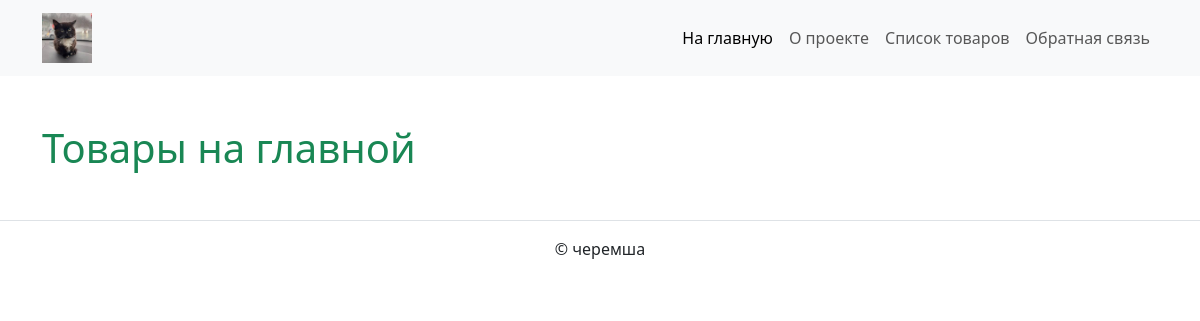
The app's page /, older data.
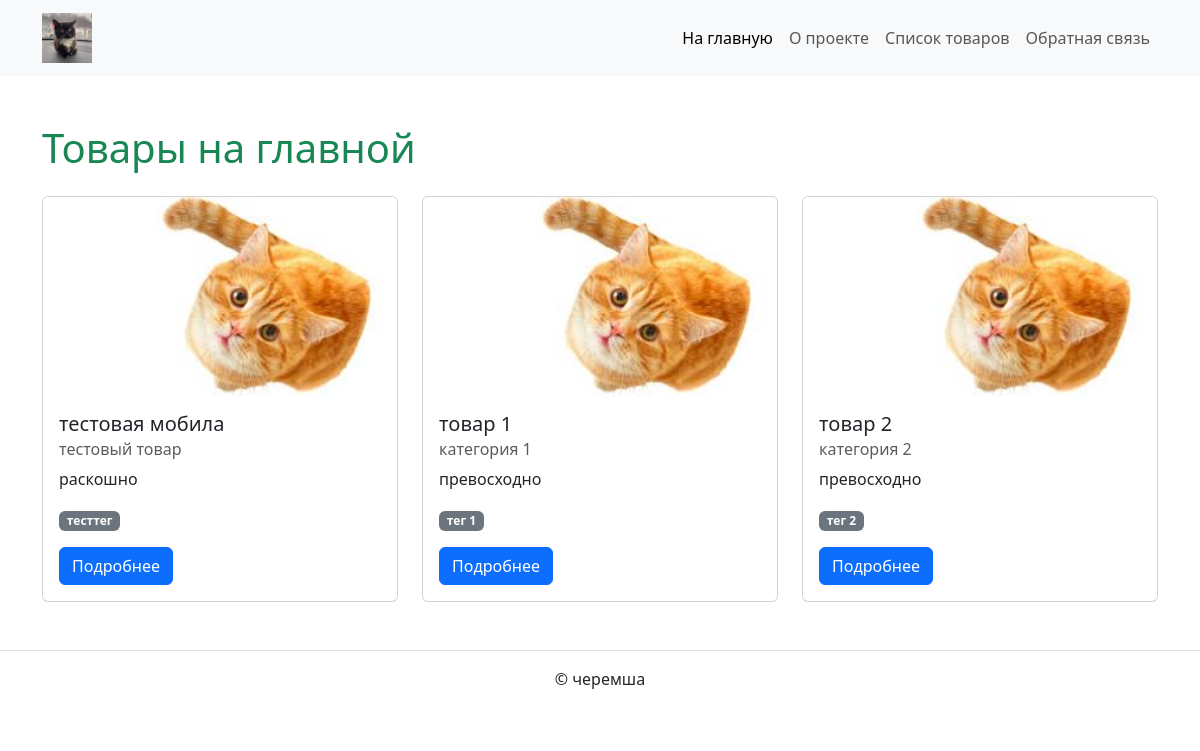
The same page, newer data.
### catalog/models.py (models this page shows, shortened)
class Item(core.models.PublishedWithNameBaseModel):
    text = django.db.models.TextField(
        validators=[validate_text],
        verbose_name="текст"
    )
    category = django.db.models.ForeignKey(
        "catalog.Category",
        on_delete=django.db.models.CASCADE,
        related_name="items",
        verbose_name="категория"
    )
    tags = django.db.models.ManyToManyField(
        "catalog.Tag",
        related_name="items",
        verbose_name="теги"
    )
    main_image = django.db.models.ImageField(
        upload_to="main_images/",
        null=True,
        blank=True,
        verbose_name="главное изображение"
    )
    is_on_main = django.db.models.BooleanField(
        default=False,
        verbose_name="Показывать на главной"
    )
    class Meta:
        verbose_name = "товар"
        verbose_name_plural = "товары"

class Category(core.models.PublishedWithNameBaseModel):
    slug = django.db.models.SlugField(
        max_length=200,
        unique=True,
        verbose_name="слаг"
    )
    weight = django.db.models.PositiveIntegerField(
        default=100,
        validators=[MinValueValidator(1), MaxValueValidator(32767)],
        verbose_name="вес"
    )
    class Meta:
        verbose_name = "категория"
        verbose_name_plural = "категории"

class Tag(core.models.PublishedWithNameBaseModel):
    slug = django.db.models.SlugField(
        max_length=200,
        unique=True,
        verbose_name="слаг"
    )
    class Meta:
        verbose_name = "тег"
        verbose_name_plural = "теги"

### catalog/views.py (the view)
# urls.py: path('', views.main_page, name='main_page'),
def main_page(request):
    items = (
        Item.objects.filter(is_published=True, is_on_main=True)
        .select_related("category")
        .prefetch_related("tags")
        .only("name", "text", "category__name")
        .order_by("name")
    )
    return render(request, 'catalog/main.html', {'items': items})

### templates/catalog/main.html (shortened to what this page needs)
{% extends 'base.html' %}
{% load static %}
{% block content %}
<h1 class="mb-4 text-success">Товары на главной</h1>
<div class="row row-cols-1 row-cols-md-3 g-4">
  {% for item in items %}
    <div class="col">
      {% include 'includes/item_card.html' %}
    </div>
  {% endfor %}
</div>
{% endblock %}

### templates/includes/item_card.html
{% load static %}
<div class="card h-100">
  {% if item.main_image %}
    <img src="{{ item.main_image.url }}" class="card-img-top" alt="{{ item.name }}">
  {% else %}
    <img src="{% static 'images/photo.png' %}" class="card-img-top" alt="Заглушка">
  {% endif %}
  <div class="card-body">
    <h5 class="card-title">{{ item.name }}</h5>
    <h6 class="card-subtitle mb-2 text-muted">{{ item.category.name }}</h6>
    <p class="card-text">{{ item.text|truncatewords:10 }}</p>
    <p>
      {% for tag in item.tags.all %}
        <span class="badge bg-secondary">{{ tag.name }}</span>
      {% endfor %}
    </p>
    <a href="{% url 'catalog:item_detail' item.pk %}" class="btn btn-primary">Подробнее</a>
  </div>
</div>

Row changes from the older to the newer data that the page shows:
now on this page (row edited): Item: name "тестовая мобила", category.name "тестовый товар", text "раскошно"
now on this page (row unchanged): Tag: name "тесттег", shown under "тестовая мобила"
now on this page (row edited): Item: name "товар 1", category.name "категория 1", text "превосходно"
now on this page (row unchanged): Tag: name "тег 1", shown under "товар 1"
now on this page (row edited): Item: name "товар 2", category.name "категория 2", text "превосходно"
now on this page (row unchanged): Tag: name "тег 2", shown under "товар 2"
